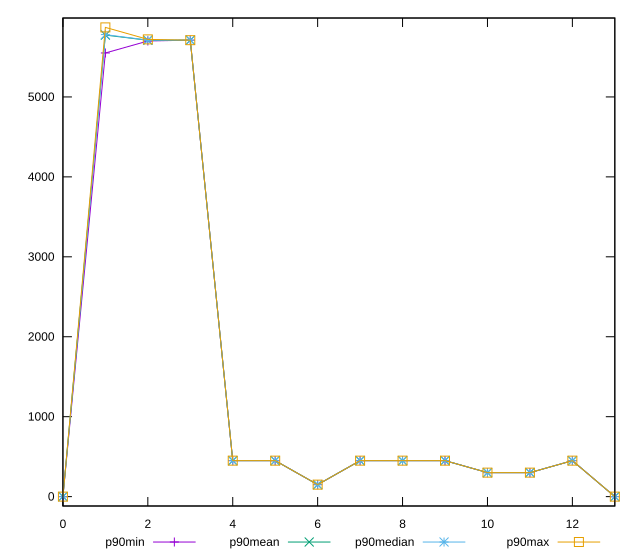

Reproduce this figure in gnuplot.
reset

$p90Min <<EOF
0 0
1 5550
2 5700
3 5710
4 450
5 450
6 150
7 450
8 450
9 450
10 300
11 300
12 450
13 0
EOF

$p90Mean <<EOF
0 0
1 5773.626373626374
2 5709.2307692307695
3 5710
4 450
5 450
6 150
7 450
8 450
9 450
10 300
11 300
12 450
13 0
EOF

$p90Median <<EOF
0 0
1 5780
2 5710
3 5710
4 450
5 450
6 150
7 450
8 450
9 450
10 300
11 300
12 450
13 0
EOF

$p90Max <<EOF
0 0
1 5870
2 5720
3 5710
4 450
5 450
6 150
7 450
8 450
9 450
10 300
11 300
12 450
13 0
EOF

set key outside below
set xrange [0:13]
set yrange [-117.4:5987.4]
set trange [-117.4:5987.4]
set terminal svg size 640, 560 enhanced background rgb 'white'
set output "report_00008_2021-01-22T20:58:29.167/uses-text-compression/progression/value.svg"

plot $p90Min title "p90min" with linespoints, \
     $p90Mean title "p90mean" with linespoints, \
     $p90Median title "p90median" with linespoints, \
     $p90Max title "p90max" with linespoints

reset
